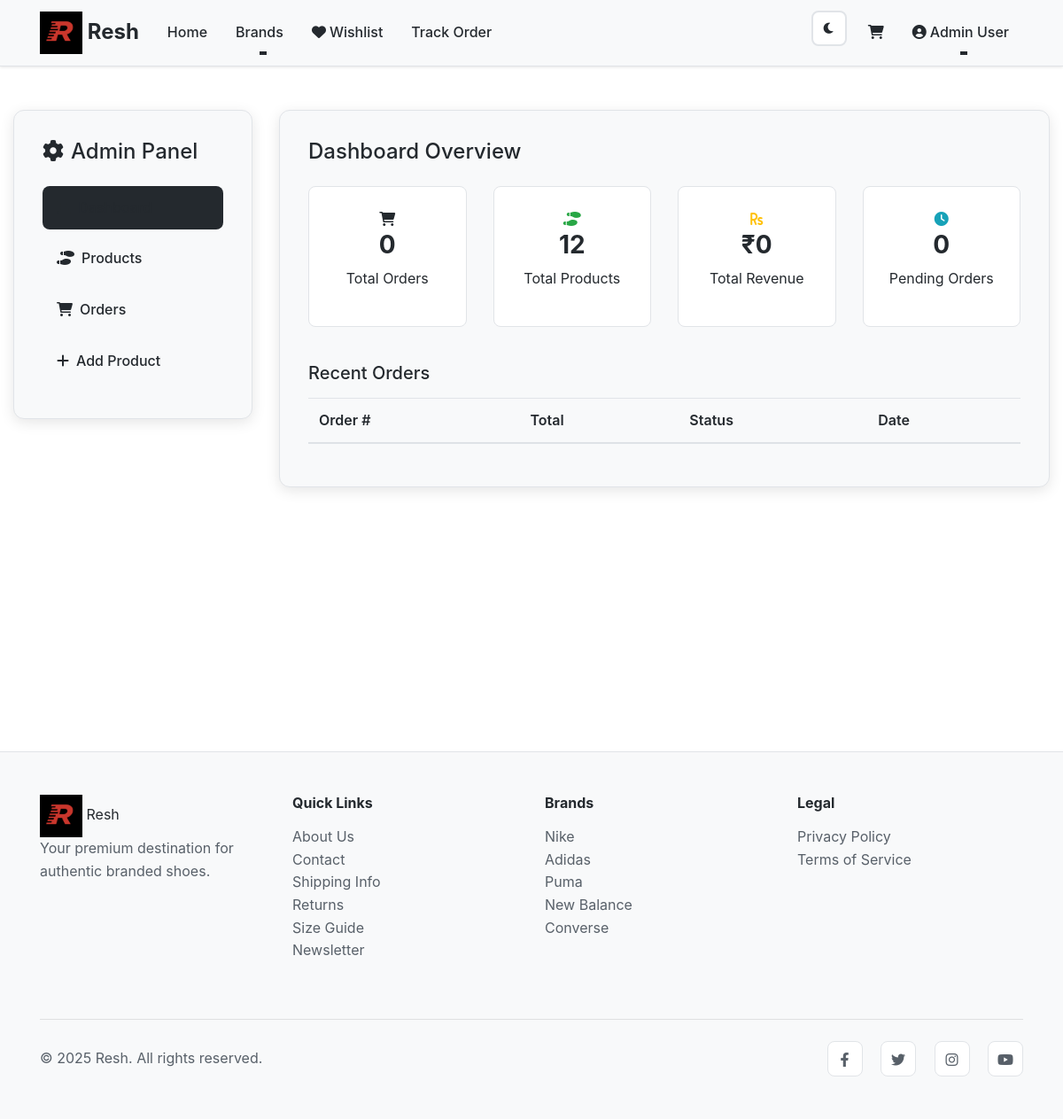
The page /admin (signed in) on the database as committed earlier.
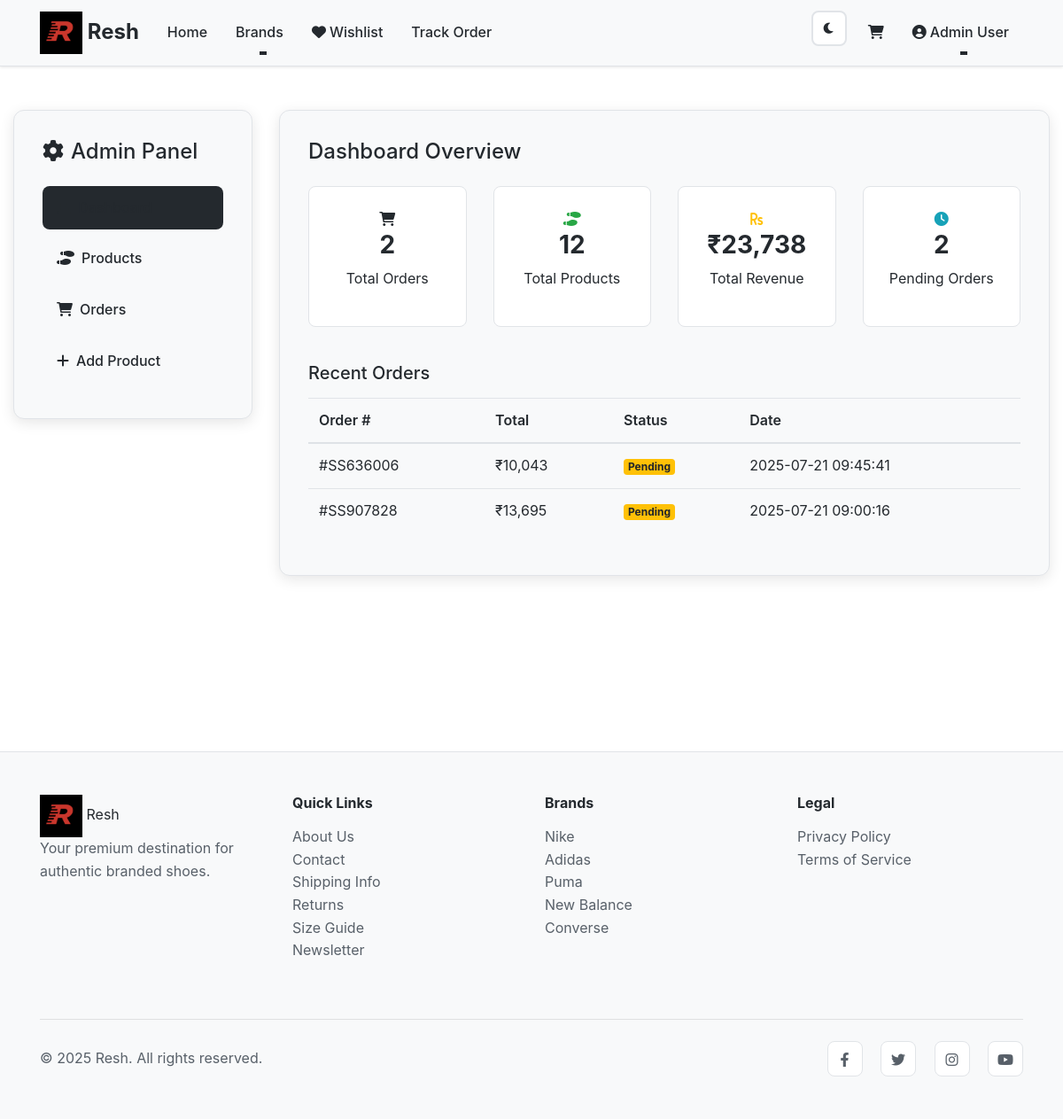
The same page on the database as committed later.
### tables this page shows
CREATE TABLE orders
    (
        id
        INTEGER
        PRIMARY
        KEY
        AUTOINCREMENT,
        user_id
        INTEGER,
        order_number
        TEXT
        UNIQUE
        NOT
        NULL,
        items
        TEXT
        NOT
        NULL,
        total
        REAL
        NOT
        NULL,
        status
        TEXT
        DEFAULT
        'pending',
        billing_info
        TEXT,
        created_at
        TIMESTAMP
        DEFAULT
        CURRENT_TIMESTAMP,
        FOREIGN
        KEY
                 (
        user_id
                 ) REFERENCES users
                 (
                     id
                 ));

### app.py (the view)
@app.route('/admin')
@admin_required
def admin():
    conn = sqlite3.connect('ecommerce.db')
    conn.row_factory = sqlite3.Row
    c = conn.cursor()
    c.execute("SELECT * FROM orders ORDER BY created_at DESC")
    orders = c.fetchall()
    total_revenue = sum(order['total'] for order in orders if order['total'])
    pending_orders = sum(1 for order in orders if order['status'] == 'pending')
    conn.close()
    return render_template(
        'admin.html',
        orders=orders,
        products=products_data,  # Ensure this is globally defined or imported
        total_revenue=total_revenue,
        pending_orders=pending_orders
    )

### app.py (called while the page is built)
def admin_required(f):
    @wraps(f)
    def decorated_function(*args, **kwargs):
        if 'user_id' not in session:
            return redirect(url_for('login'))
        conn = sqlite3.connect('ecommerce.db')
        c = conn.cursor()
        c.execute("SELECT is_admin FROM users WHERE id = ?", (session['user_id'],))
        user = c.fetchone()
        conn.close()
        if not user or not user[0]:
            return redirect(url_for('index'))
        return f(*args, **kwargs)
    return decorated_function

@app.context_processor
def utility_processor():
    return dict(loads=json.loads)

### templates/admin.html (shortened to what the changed rows need)
{% extends "base.html" %}
{% block content %}
<div class="container-fluid py-5">
    <div class="row">
        <div class="col-lg-9">
            <div class="tab-content admin-content" id="adminTabsContent">
                <div class="tab-pane fade show active" id="dashboard" role="tabpanel">
                    <div class="admin-section">
                        <div class="row mb-4">
                            <div class="col-md-3 mb-3">
                                <div class="stat-card">
                                    <div class="stat-info">
                                        <h3>{{ orders|length }}</h3>
                                        <p>Total Orders</p>
                                    </div>
                                </div>
                            </div>
                            <div class="col-md-3 mb-3">
                                <div class="stat-card">
                                    <div class="stat-info">
                                        <h3>₹{{ "{:,.0f}".format(total_revenue) }}</h3>
                                        <p>Total Revenue</p>
                                    </div>
                                </div>
                            </div>
                            <div class="col-md-3 mb-3">
                                <div class="stat-card">
                                    <div class="stat-info">
                                        <h3>{{ pending_orders }}</h3>
                                        <p>Pending Orders</p>
                                    </div>
                                </div>
                            </div>
                        </div>
                        <div class="recent-activity">
                            <div class="table-responsive">
                                <table class="table table-hover">
                                    <thead>
                                        <tr>
                                            <th>Order #</th>
                                            <th>Total</th>
                                            <th>Status</th>
                                            <th>Date</th>
                                        </tr>
                                    </thead>
                                    <tbody>
                                        {% for order in orders[:5] %}
                                        <tr>
                                            <td>#{{ order[2] }}</td>
                                            <td>₹{{ "{:,.0f}".format(order[4]|float) }}</td>
                                            <td>
                                                <span class="badge badge-{% if order[5] == 'completed' %}success{% elif order[5] == 'pending' %}warning{% else %}info{% endif %}">
                                                    {{ order[5]|title }}
                                                </span>
                                            </td>
                                            <td>{{ order[7] }}</td>
                                        </tr>
                                        {% endfor %}
                                    </tbody>
                                </table>
                            </div>
                        </div>
                    </div>
                </div>
            </div>
        </div>
    </div>
</div>
{% endblock %}

Rows that differ between the two databases and show on the page:
added orders: order_number "SS636006", total "10,043", status "Pending", created_at "2025-07-21 09:45:41"
added orders: order_number "SS907828", total "13,695", status "Pending", created_at "2025-07-21 09:00:16"
Other text that changed with them:
{{ orders|length }}: "0" → "2"
{{ "{:,.0f}".format(total_revenue) }}: "0" → "23,738"
{{ pending_orders }}: "0" → "2"
